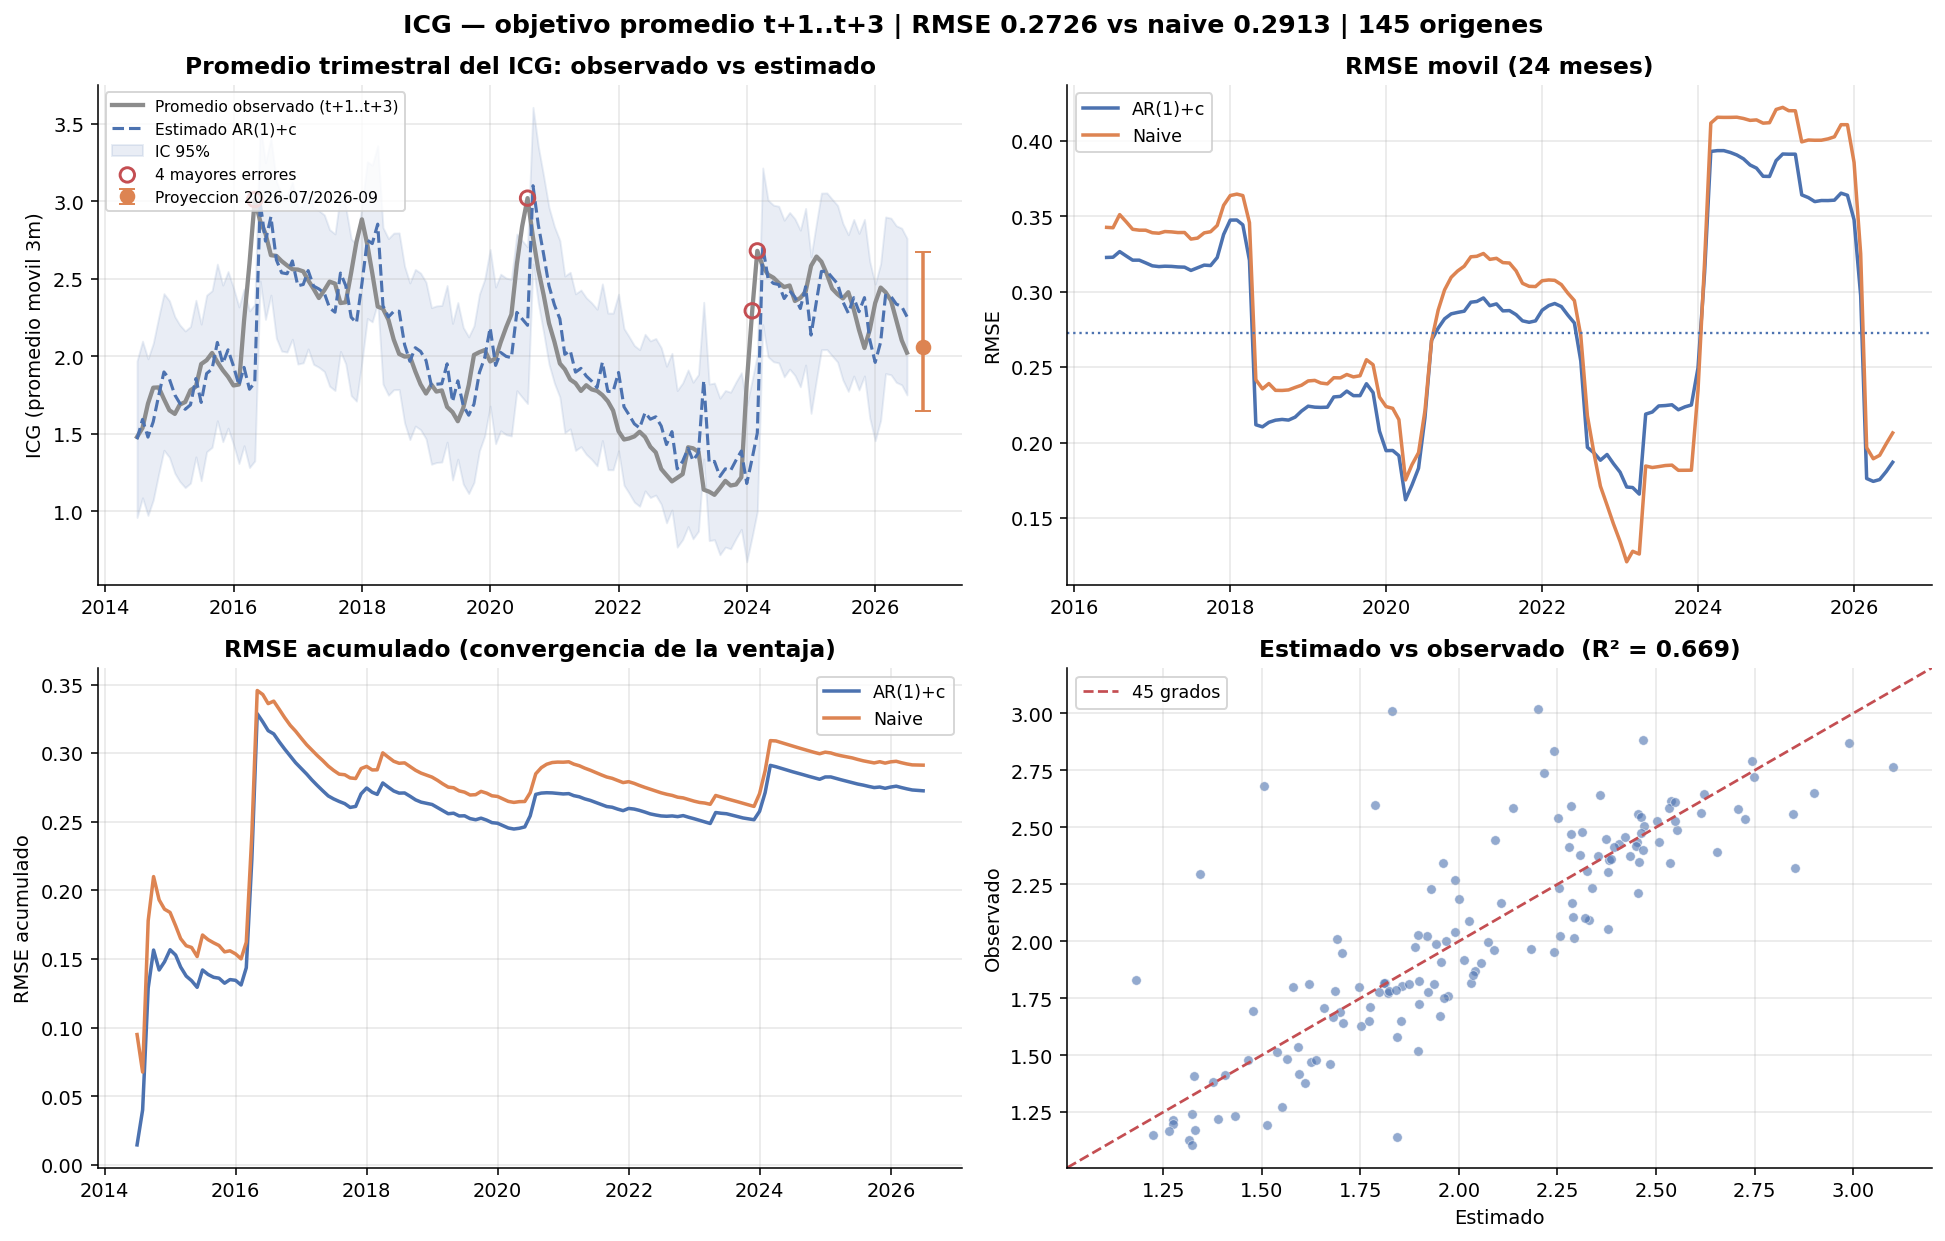

The script that saved this image:
"""
=============================================================================
 ICG — Pronostico del PROMEDIO trimestral (t+1 .. t+3)
=============================================================================
Cambia el objetivo respecto de la version puntual: en lugar de estimar el
ICG del mes t+3, estima

    m_{T+1:T+3} = (y_{T+1} + y_{T+2} + y_{T+3}) / 3

El promedio suaviza el ruido de muestreo de la encuesta y el timing exacto
de los saltos, y baja el RMSE ~26% sin cambiar de modelo. Es el objetivo
correcto si lo que importa es el nivel de confianza del trimestre y no el
valor puntual de un mes.

QUE OPTIMIZA ESTE SCRIPT
------------------------
Corre una busqueda sobre 14 especificaciones evaluadas por RMSE del
promedio en recursion de origenes, y ademas evalua el PROCEDIMIENTO de
seleccion recursiva (elegir en cada origen el mejor modelo hasta ese
momento). El resultado relevante es que seleccionar es peor que fijar:
el procedimiento recursivo da 0.2773 contra 0.2726 del AR(1)+c fijo.
Por eso el modelo de produccion queda FIJO en AR(1)+c y la busqueda se
conserva solo como diagnostico auditable.

INTERVALOS
----------
Para el promedio, la varianza del error NO es la suma de las varianzas por
paso: los tres errores comparten innovaciones. Para el AR(1),

    e_prom = [eps_1(1+phi+phi^2) + eps_2(1+phi) + eps_3] / 3
    Var    = sigma^2 [ (1+phi+phi^2)^2 + (1+phi)^2 + 1 ] / 9

Se reportan dos bandas: la gaussiana de esa expresion, y una bootstrap
por remuestreo de residuos, que no impone normalidad. Los residuos del
ICG tienen curtosis ~11, asi que la segunda es la relevante para cola.

Uso:
    python icg_promedio.py --datos ICG.xlsx --graficos
=============================================================================
"""
from __future__ import annotations

import argparse
import warnings

import matplotlib
matplotlib.use("Agg")
import matplotlib.pyplot as plt
import numpy as np
import pandas as pd
from statsmodels.tsa.exponential_smoothing.ets import ETSModel
from statsmodels.tsa.statespace.sarimax import SARIMAX
from statsmodels.tsa.statespace.structural import UnobservedComponents

from icg_backtest import cargar_icg, diebold_mariano

warnings.filterwarnings("ignore")

H = 3
TAU = 0.5                      # umbral del gate, fijado por criterio (ver icg_hibrido.py)
AZUL, NARANJA, GRIS = "#4C72B0", "#DD8452", "#8C8C8C"

plt.rcParams.update({
    "figure.dpi": 140, "font.size": 10, "axes.titlesize": 12,
    "axes.titleweight": "bold", "axes.grid": True, "grid.alpha": 0.3,
    "axes.spines.top": False, "axes.spines.right": False,
})

rmse = lambda e: float(np.sqrt(np.nanmean(np.asarray(e, float) ** 2)))


# --------------------------------------------------------------------------
# Objetivo
# --------------------------------------------------------------------------
def objetivo_promedio(s: pd.Series, t: int, h: int = H) -> float:
    """Promedio realizado de y_{t+1}..y_{t+h}, visto desde el origen t."""
    return float(s.iloc[t:t + h].mean())


# --------------------------------------------------------------------------
# Candidatos. Contrato: fn(y_train) -> estimacion del promedio t+1..t+h
# --------------------------------------------------------------------------
def _sarimax_prom(y, order, trend):
    r = SARIMAX(y, order=order, trend=trend, enforce_stationarity=True,
                enforce_invertibility=True).fit(disp=False)
    return float(r.forecast(H).mean())


def _directo(y, p):
    """OLS de m_{t+1:t+3} sobre p rezagos: optimiza el objetivo directamente."""
    Y = y.to_numpy()
    n = len(Y)
    idx = np.arange(p - 1, n - H)
    X = np.column_stack([np.ones(len(idx))] + [Y[idx - k] for k in range(p)])
    tgt = np.array([Y[i + 1:i + 1 + H].mean() for i in idx])
    beta, *_ = np.linalg.lstsq(X, tgt, rcond=None)
    return float(np.r_[1.0, [Y[n - 1 - k] for k in range(p)]] @ beta)


CANDIDATOS = {
    "Naive y_T": lambda y: float(y.iloc[-1]),
    "Naive MA3": lambda y: float(y.iloc[-3:].mean()),
    "Media historica": lambda y: float(y.mean()),
    "AR(1)+c": lambda y: _sarimax_prom(y, (1, 0, 0), "c"),
    "AR(2)+c": lambda y: _sarimax_prom(y, (2, 0, 0), "c"),
    "AR(3)+c": lambda y: _sarimax_prom(y, (3, 0, 0), "c"),
    "ARMA(1,1)+c": lambda y: _sarimax_prom(y, (1, 0, 1), "c"),
    "ARMA(2,1)+c": lambda y: _sarimax_prom(y, (2, 0, 1), "c"),
    "ARIMA(0,1,1)": lambda y: _sarimax_prom(y, (0, 1, 1), "n"),
    "Holt amortiguado": lambda y: float(ETSModel(
        y, error="add", trend="add", damped_trend=True, seasonal=None
    ).fit(disp=False).forecast(H).mean()),
    "UC nivel+AR(1)": lambda y: float(UnobservedComponents(
        y, level="local level", autoregressive=1).fit(disp=False).forecast(H).mean()),
    "Directo p=1": lambda y: _directo(y, 1),
    "Directo p=2": lambda y: _directo(y, 2),
    "Directo p=3": lambda y: _directo(y, 3),
}


# --------------------------------------------------------------------------
# Backtest sobre el objetivo promedio
# --------------------------------------------------------------------------
def backtest_promedio(s: pd.Series, candidatos: dict, min_train: int = 120,
                      verbose: bool = True) -> tuple[pd.DataFrame, pd.Series]:
    origenes = range(min_train, len(s) - H + 1)
    fechas = pd.Index([s.index[t + H - 1] for t in origenes], name="fin_ventana")
    real = pd.Series([objetivo_promedio(s, t) for t in origenes], index=fechas,
                     name="promedio_observado")
    preds = {}
    for nombre, fn in candidatos.items():
        preds[nombre] = [fn(s.iloc[:t]) for t in origenes]
        if verbose:
            print(f"  {nombre:20s} listo")
    return pd.DataFrame(preds, index=fechas), real


def tabla_metricas(P: pd.DataFrame, real: pd.Series, base="Naive y_T") -> pd.DataFrame:
    y = real.to_numpy()
    E = {m: y - P[m].to_numpy() for m in P.columns}
    out = pd.DataFrame([{
        "modelo": m, "RMSE": rmse(e), "MAE": np.mean(np.abs(e)),
        "MAPE_%": 100 * np.mean(np.abs(e / y)), "sesgo": e.mean(),
        "U_Theil": rmse(e) / rmse(E[base]),
        "DM_p_vs_naive": diebold_mariano(E[base], e)[1],
    } for m, e in E.items()]).set_index("modelo").sort_values("RMSE")
    return out


def costo_de_seleccionar(P: pd.DataFrame, real: pd.Series, fijo="AR(1)+c",
                         burn: int = 48) -> dict:
    """Compara fijar el modelo contra elegirlo recursivamente por RMSE.

    Es el control que impide vender como 'optimizado' un resultado que solo
    refleja haber mirado la tabla completa antes de elegir.
    """
    y = real.to_numpy()
    E = {m: y - P[m].to_numpy() for m in P.columns}
    elegidos, pred = [], []
    for i in range(burn, len(y)):
        marcador = {m: np.mean(E[m][:i] ** 2) for m in P.columns}
        gana = min(marcador, key=marcador.get)
        elegidos.append(gana)
        pred.append(P[gana].to_numpy()[i])
    return {
        "RMSE_seleccion_recursiva": rmse(y[burn:] - np.array(pred)),
        "RMSE_modelo_fijo": rmse(E[fijo][burn:]),
        "RMSE_naive": rmse(E["Naive y_T"][burn:]),
        "frecuencia_elegido": pd.Series(elegidos).value_counts().to_dict(),
    }


# --------------------------------------------------------------------------
# Modelo de produccion
# --------------------------------------------------------------------------
def ajustar_produccion(s: pd.Series):
    return SARIMAX(s, order=(1, 0, 0), trend="c", enforce_stationarity=True,
                   enforce_invertibility=True).fit(disp=False)


def pronostico_promedio(res, s: pd.Series, n_boot: int = 20000, semilla: int = 7) -> dict:
    """Punto + banda gaussiana cerrada + banda bootstrap para el promedio."""
    c = float(res.params.iloc[0])
    phi = float(res.params.iloc[1])
    sigma2 = float(res.params.iloc[-1])
    mu = c / (1 - phi)
    sd_inc = np.sqrt(sigma2 / (1 - phi ** 2))
    y_T = float(s.iloc[-1])

    punto = float(res.forecast(H).mean())

    pesos = np.array([sum(phi ** j for j in range(k)) for k in range(H, 0, -1)])
    var_gauss = sigma2 * np.sum(pesos ** 2) / H ** 2
    sd_gauss = np.sqrt(var_gauss)

    # bootstrap: remuestreo de residuos estandarizados, sin supuesto de normalidad
    rng = np.random.default_rng(semilla)
    resid = np.asarray(res.resid[1:], float)
    resid = resid - resid.mean()
    shocks = rng.choice(resid, size=(n_boot, H), replace=True)
    y = np.empty((n_boot, H))
    prev = np.full(n_boot, y_T)
    for k in range(H):
        prev = mu + phi * (prev - mu) + shocks[:, k]
        y[:, k] = prev
    sim = y.mean(axis=1)
    q_lo, q_hi = np.quantile(sim, [0.025, 0.975])

    return {
        "phi": phi, "mu": mu, "sd_incondicional": sd_inc, "ultimo": y_T,
        "z": (y_T - mu) / sd_inc, "gate_activo": abs((y_T - mu) / sd_inc) >= TAU,
        "punto": punto, "sd_gauss": sd_gauss,
        "ic95_gauss": (punto - 1.96 * sd_gauss, punto + 1.96 * sd_gauss),
        "ic95_boot": (float(q_lo), float(q_hi)),
        "sim": sim,
        "meses": [d.strftime("%Y-%m") for d in res.forecast(H).index],
    }


# --------------------------------------------------------------------------
# Graficos
# --------------------------------------------------------------------------
def graficos(P: pd.DataFrame, real: pd.Series, fc: dict, ganador: str,
             ventana_rolling: int = 24, path: str = "icg_promedio.png"):
    e_g = (real - P[ganador]).to_numpy()
    e_n = (real - P["Naive y_T"]).to_numpy()
    idx = real.index

    fig, ax = plt.subplots(2, 2, figsize=(14, 9))

    # (A) observado vs estimado + proyeccion
    a = ax[0, 0]
    a.plot(idx, real, color=GRIS, lw=2.2, label="Promedio observado (t+1..t+3)")
    a.plot(idx, P[ganador], color=AZUL, lw=1.6, ls="--", label=f"Estimado {ganador}")
    banda = 1.96 * fc["sd_gauss"]
    a.fill_between(idx, P[ganador] - banda, P[ganador] + banda, color=AZUL,
                   alpha=0.12, label="IC 95%")
    # proyeccion fuera de muestra
    f_out = pd.Timestamp(fc["meses"][-1]) + pd.offsets.MonthEnd(0)
    a.errorbar([f_out], [fc["punto"]],
               yerr=[[fc["punto"] - fc["ic95_boot"][0]], [fc["ic95_boot"][1] - fc["punto"]]],
               fmt="o", color=NARANJA, ms=7, capsize=4, lw=1.8, zorder=5,
               label=f"Proyeccion {fc['meses'][0]}/{fc['meses'][-1]}")
    peores = np.argsort(np.abs(e_g))[-4:]
    a.scatter(idx[peores], real.to_numpy()[peores], s=55, facecolors="none",
              edgecolors="#C44E52", lw=1.5, zorder=4, label="4 mayores errores")
    a.set_title("Promedio trimestral del ICG: observado vs estimado")
    a.set_ylabel("ICG (promedio movil 3m)")
    a.legend(fontsize=8, loc="upper left")

    # (B) RMSE movil
    b = ax[0, 1]
    for e, col, lab in ((e_g, AZUL, ganador), (e_n, NARANJA, "Naive")):
        rm = pd.Series(e ** 2, index=idx).rolling(ventana_rolling).mean() ** 0.5
        b.plot(idx, rm, color=col, lw=1.8, label=lab)
    b.axhline(rmse(e_g), color=AZUL, ls=":", lw=1.2)
    b.set_title(f"RMSE movil ({ventana_rolling} meses)")
    b.set_ylabel("RMSE")
    b.legend(fontsize=9)

    # (C) RMSE acumulado
    c = ax[1, 0]
    for e, col, lab in ((e_g, AZUL, ganador), (e_n, NARANJA, "Naive")):
        c.plot(idx, np.sqrt(np.cumsum(e ** 2) / np.arange(1, len(e) + 1)),
               color=col, lw=1.8, label=lab)
    c.set_title("RMSE acumulado (convergencia de la ventaja)")
    c.set_ylabel("RMSE acumulado")
    c.legend(fontsize=9)

    # (D) dispersion
    d = ax[1, 1]
    lim = [min(real.min(), P[ganador].min()) - .1, max(real.max(), P[ganador].max()) + .1]
    d.scatter(P[ganador], real, s=24, color=AZUL, alpha=0.6, edgecolor="white", lw=0.4)
    d.plot(lim, lim, color="#C44E52", lw=1.4, ls="--", label="45 grados")
    r2 = 1 - np.sum(e_g ** 2) / np.sum((real - real.mean()).to_numpy() ** 2)
    d.set_title(f"Estimado vs observado  (R² = {r2:.3f})")
    d.set_xlabel("Estimado"); d.set_ylabel("Observado")
    d.set_xlim(lim); d.set_ylim(lim); d.legend(fontsize=9)

    fig.suptitle(f"ICG — objetivo promedio t+1..t+3 | RMSE {rmse(e_g):.4f} "
                 f"vs naive {rmse(e_n):.4f} | {len(real)} origenes",
                 fontsize=13, fontweight="bold")
    fig.tight_layout()
    fig.savefig(path, bbox_inches="tight")
    print(f"\nGrafico guardado en {path}")
    return path


# --------------------------------------------------------------------------
def main():
    ap = argparse.ArgumentParser(description="ICG — pronostico del promedio t+1..t+3")
    ap.add_argument("--datos", default="ICG.xlsx")
    ap.add_argument("--min-train", type=int, default=120)
    ap.add_argument("--graficos", action="store_true")
    ap.add_argument("--salida", default="promedio_icg.xlsx")
    ap.add_argument("--png", default="icg_promedio.png")
    args = ap.parse_args()

    s = cargar_icg(args.datos)
    print(f"Serie ICG: {len(s)} obs | {s.index.min():%Y-%m} a {s.index.max():%Y-%m}\n")

    print("Backtest sobre el promedio t+1..t+3:")
    P, real = backtest_promedio(s, CANDIDATOS, args.min_train)
    met = tabla_metricas(P, real)
    print(f"\n--- Metricas ({len(real)} origenes) ---")
    print(met.round(4).to_string())

    ganador = met.index[0]
    sel = costo_de_seleccionar(P, real)
    print("\n--- Costo de seleccionar el modelo en lugar de fijarlo ---")
    print(f"  seleccion recursiva : {sel['RMSE_seleccion_recursiva']:.4f}")
    print(f"  AR(1)+c fijo        : {sel['RMSE_modelo_fijo']:.4f}")
    print(f"  naive               : {sel['RMSE_naive']:.4f}")
    print(f"  elegido: {sel['frecuencia_elegido']}")
    print("  -> fijar el modelo domina: el modelo de produccion queda en AR(1)+c")

    res = ajustar_produccion(s)
    fc = pronostico_promedio(res, s)
    print("\n--- Modelo de produccion (muestra completa) ---")
    print(f"  phi={fc['phi']:.4f} | mu={fc['mu']:.4f} | z={fc['z']:+.4f} "
          f"| gate {'ACTIVO' if fc['gate_activo'] else 'INACTIVO'}")
    print(f"\n--- Proyeccion del promedio {fc['meses'][0]} a {fc['meses'][-1]} ---")
    print(f"  punto            : {fc['punto']:.4f}")
    print(f"  IC 95% gaussiano : [{fc['ic95_gauss'][0]:.4f}, {fc['ic95_gauss'][1]:.4f}]  "
          f"(sd {fc['sd_gauss']:.4f})")
    print(f"  IC 95% bootstrap : [{fc['ic95_boot'][0]:.4f}, {fc['ic95_boot'][1]:.4f}]")
    print(f"  P(promedio < ultimo dato {fc['ultimo']:.2f}) = "
          f"{100 * np.mean(fc['sim'] < fc['ultimo']):.1f}%")

    png = graficos(P, real, fc, ganador, path=args.png) if args.graficos else None

    with pd.ExcelWriter(args.salida) as xls:
        met.round(6).to_excel(xls, sheet_name="Metricas")
        P.join(real).round(6).to_excel(xls, sheet_name="Backtest")
        pd.Series({k: v for k, v in fc.items() if k not in ("sim", "meses")}
                  ).astype(str).to_frame("valor").to_excel(xls, sheet_name="Proyeccion")
    print(f"Resultados exportados a {args.salida}")


if __name__ == "__main__":
    main()
